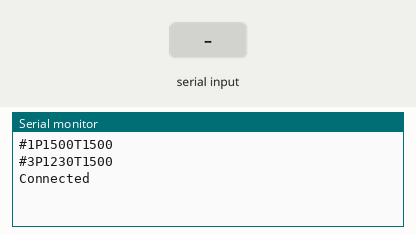
This sketch was run on a simulated Arduino Uno, built with avr-gcc and run on an emulated ATmega328P. On the bench: the last lines printed to the serial monitor. The inputs (shaded band) are chosen by the test bench.

Above: at 1.2 s.
1.3 s: "90,45\n" received over Serial
At 3.2 s:
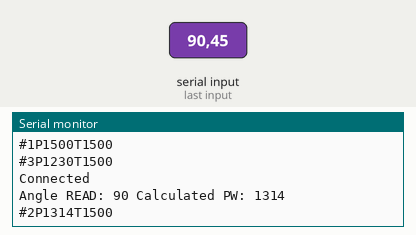
3.5 s: "30,150\n" received over Serial
At 5.4 s:
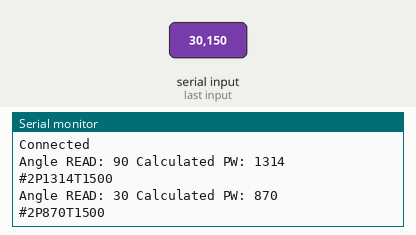
Timing chart, 0 to 6.9 s (numbered marks = the images above; inputs shaded):
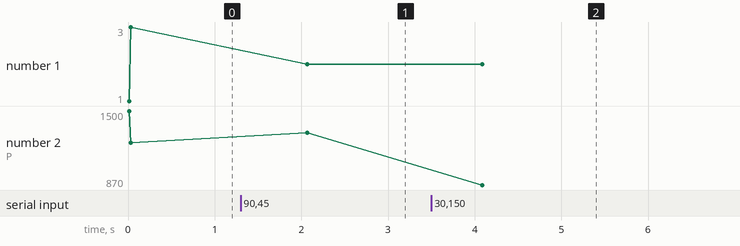

Measured:
- after the input at 1.3 s, the serial monitor: prints a new line after 0.73 s (image 1)
- after the input at 3.5 s, the serial monitor: prints a new line after 0.55 s (image 2)
- plotted number 1: 3 → 2 after the input at 1.3 s
- plotted number 2: 1230 → 1314 after the input at 1.3 s, 1314 → 870 after the input at 3.5 s

The sketch:

servoAngleCalibrationTest.ino
```cpp
#include "leg1Constants.h"
#include <SoftwareSerial.h>

SoftwareSerial quadSerial(2, 3); // RX, TX


int servoTime = 1500;


void move(int servo, int position, int time) {
  quadSerial.print("#");
  quadSerial.print(servo);
  quadSerial.print("P");
  quadSerial.print(position);
  quadSerial.print("T");
  quadSerial.println(time);


  Serial.print("#");
  Serial.print(servo);
  Serial.print("P");
  Serial.print(position);
  Serial.print("T");
  Serial.println(time);
}


void setup() {
  // put your setup code here, to run once:
  Serial.begin(9600);
  quadSerial.begin(9600);
  move(shoulderPin,shoulderHomePw,servoTime);
  //move(thighPin,1979,servoTime);
  move(kneePin,1230,servoTime);
  Serial.println("Connected");
}

void loop() {
  // put your main code here, to run repeatedly:
   if (Serial.available() > 0) {

    char buffer[] = {' ', ' ', ' ', ' ', ' ', ' ', ' '}; // Receive up to 7 bytes
    while (!Serial.available()); // Wait for characters
    Serial.readBytesUntil('\n', buffer, 7);
    int value = atoi(buffer);

    Serial.print("Angle READ: ");
    Serial.print(value);
    Serial.print(" Calculated PW: ");
    int value2 = value;
   //value = map(value, kneeRangeMinAngle, kneeRangeMaxAngle, kneeRangeMinPw, kneeRangeMaxPw);Knee Convertion
   value = map(value2, thighRangeMinAngle, thighRangeMaxAngle, thighRangeMinPw, thighRangeMaxPw); //thigh Convertion
   //value = map(value, shoulderRangeMinAngle, shoulderRangeMaxAngle, shoulderRangeMinPw, shoulderRangeMaxPw); //shoulder Convertion
    Serial.println(value);

    //move(shoulderPin, value, servoTime);
    move(thighPin, value, servoTime);


  }
  delay(1000);


}
```

leg1Constants.h
```cpp
//Shoulder
#define shoulderPin 1
#define shoulderMinPw 1086 //980
#define shoulderMaxPw 2100
#define shoulderHomePw 1500
#define shoulderMinAngle 40 //15
#define shoulderMaxAngle 180
#define shoulderHomeAngle 1500

#define shoulderRangeMinPw 1448
#define shoulderRangeMaxPw 2100
#define shoulderRangeMinAngle 90
#define shoulderRangeMaxAngle 180
//Thigh
#define thighPin 2
#define thighMinPw 502
#define thighMaxPw 2200
#define thighHomePw 1757
#define thighMinAngle -20
#define thighMaxAngle 210
#define thighHomeAngle 150

#define thighRangeMinPw 649
#define thighRangeMaxPw 1979
#define thighRangeMinAngle 0
#define thighRangeMaxAngle 180

//Knee
#define kneePin 3
#define kneeMinPw 1208
#define kneeMaxPw 2492
#define kneeHomePw 1898

#define kneeMinAngle -3
#define kneeMaxAngle 170
#define kneeHomeAngle 90

#define kneeRangeMinPw 1230
#define kneeRangeMaxPw 2492
#define kneeRangeMinAngle 0
#define kneeRangeMaxAngle 170
```
